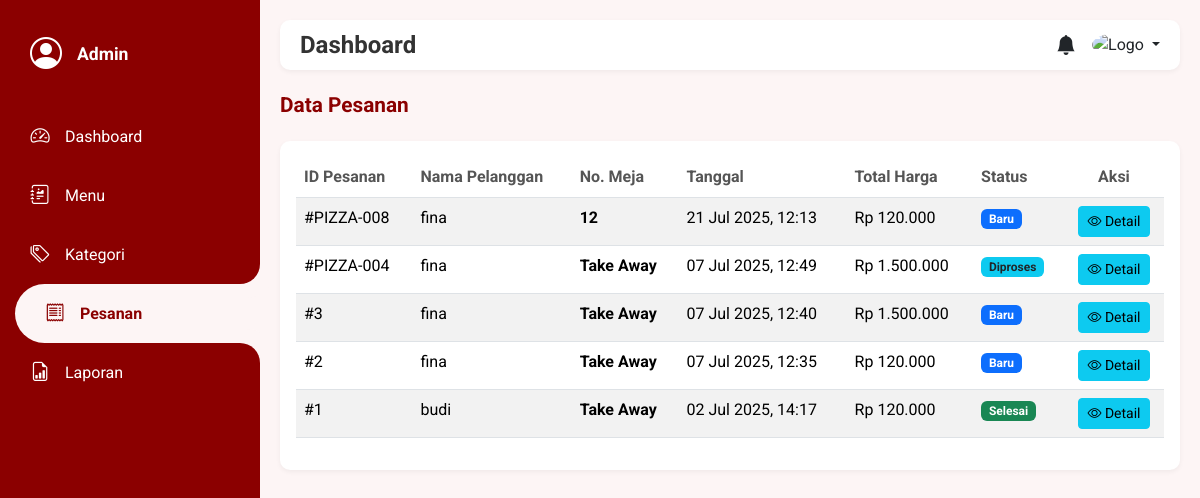
Page /admin/pesanan.php (signed in) on the committed database.
### tables this page shows
CREATE TABLE `pesanan` (
  `id` int UNSIGNED NOT NULL,
  `user_id` int UNSIGNED DEFAULT NULL,
  `kode_pesanan` varchar(20) DEFAULT NULL,
  `nama_pelanggan` varchar(150) NOT NULL,
  `nomor_meja` varchar(50) DEFAULT NULL,
  `total_harga` int NOT NULL,
  `status_pesanan` enum('Baru','Diproses','Selesai','Dibatalkan') NOT NULL DEFAULT 'Baru',
  `tanggal_pesanan` timestamp NOT NULL DEFAULT CURRENT_TIMESTAMP
);

### admin/pesanan.php (the view, shortened to what this page needs)
<?php
require_once 'includes/header.php';
require_once 'config/database.php';
$semua_pesanan = $koneksi->query("SELECT * FROM pesanan ORDER BY tanggal_pesanan DESC")->fetchAll();
function get_status_badge($status)
{
    $badge_class = '';
    switch ($status) {
        case 'Baru':
            $badge_class = 'bg-primary';
            break;
        case 'Diproses':
            $badge_class = 'bg-info text-dark';
            break;
        case 'Selesai':
            $badge_class = 'bg-success';
            break;
    }
    return "<span class='badge {$badge_class}'>{$status}</span>";
}
?>
<?php require_once 'includes/sidebar.php'; ?>
<div class="main-content">
    <?php require_once 'includes/navbar.php'; ?>
    <main class="content">
        <div class="page-header">
            <span>Data Pesanan</span>
        </div>
        <div class="card">
            <div class="card-body">
                <div class="table-responsive">
                    <table class="table table-striped table-hover">
                        <thead>
                            <tr>
                                <th>ID Pesanan</th>
                                <th>Nama Pelanggan</th>
                                <th>No. Meja</th>
                                <th>Tanggal</th>
                                <th>Total Harga</th>
                                <th>Status</th>
                                <th class="text-center">Aksi</th>
                            </tr>
                        </thead>
                        <tbody>
                            <?php foreach ($semua_pesanan as $pesanan): ?>
                                <tr>
                                    <td>#<?php echo htmlspecialchars($pesanan['kode_pesanan'] ?? $pesanan['id']); ?></td>
                                    <td><?php echo htmlspecialchars($pesanan['nama_pelanggan']); ?></td>
                                    <td><strong><?php echo empty($pesanan['nomor_meja']) ? 'Take Away' : htmlspecialchars($pesanan['nomor_meja']); ?></strong></td>
                                    <td><?php echo date('d M Y, H:i', strtotime($pesanan['tanggal_pesanan'])); ?></td>
                                    <td>Rp <?php echo number_format($pesanan['total_harga'], 0, ',', '.'); ?></td>
                                    <td><?php echo get_status_badge($pesanan['status_pesanan']); ?></td>
                                    <td class="text-center">
                                        <button class="btn btn-sm btn-info btn-detail"
                                            data-bs-toggle="modal"
                                            data-bs-target="#pesananModal"
                                            data-id="<?php echo $pesanan['id']; ?>">
                                            <i class="bi bi-eye"></i> Detail
                                        </button>
                                    </td>
                                </tr>
                            <?php endforeach; ?>
                        </tbody>
                    </table>
                </div>
            </div>
        </div>
    </main>
</div>
<?php require_once 'includes/footer.php'; ?>

### admin/assets/css/admin-style.css (style rules this page uses)
:root { --sidebar-bg: #8B0000; --main-bg: #fdf5f5; --text-light: #ffffff; --text-dark: #333; --active-text: #8B0000; }
body { font-family: 'Roboto', sans-serif; background-color: var(--main-bg); margin: 0; }
.main-content { margin-left: 260px; flex-grow: 1; padding: 20px; }
.content { margin-top: 20px; }
.page-header { font-size: 1.3rem; font-weight: 700; color: var(--active-text); margin-bottom: 20px; }
.card { border-radius: 10px; box-shadow: 0 2px 5px rgba(0,0,0,0.05); border: none; }
.table th { font-weight: 700; color: #555; }

### rows in the picture
pesanan: kode_pesanan "PIZZA-008", nama_pelanggan "fina", nomor_meja "12", tanggal_pesanan "21 Jul 2025, 12:13", total_harga "120.000", status_pesanan "Baru"
pesanan: kode_pesanan "PIZZA-004", nama_pelanggan "fina", shows "Take Away", tanggal_pesanan "07 Jul 2025, 12:49", total_harga "1.500.000", status_pesanan "Diproses"
pesanan: id "3", nama_pelanggan "fina", shows "Take Away", tanggal_pesanan "07 Jul 2025, 12:40", total_harga "1.500.000", status_pesanan "Baru"
pesanan: id "2", nama_pelanggan "fina", shows "Take Away", tanggal_pesanan "07 Jul 2025, 12:35", total_harga "120.000", status_pesanan "Baru"
pesanan: id "1", nama_pelanggan "budi", shows "Take Away", tanggal_pesanan "02 Jul 2025, 14:17", total_harga "120.000", status_pesanan "Selesai"
